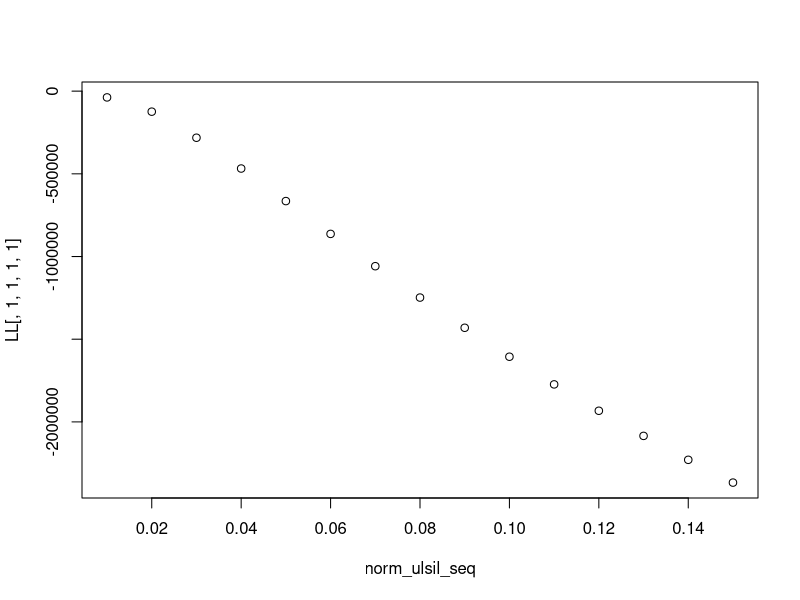
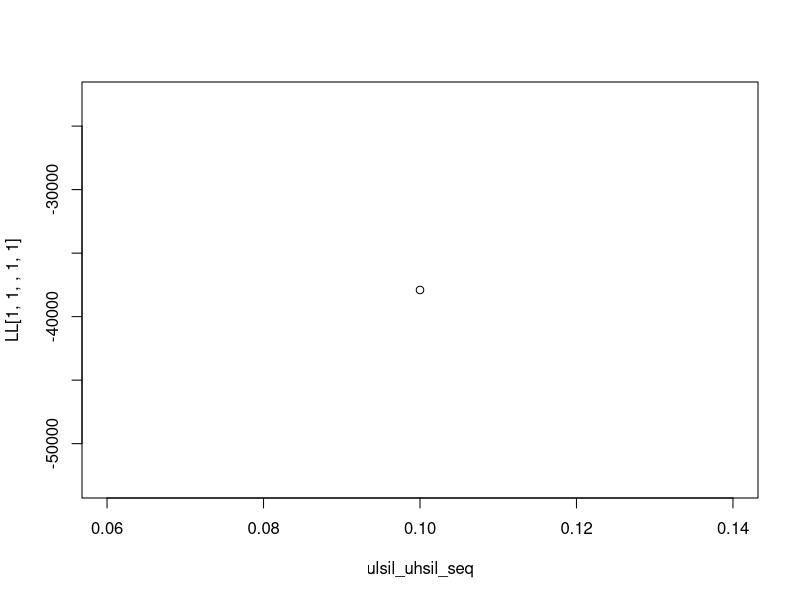

These figures' R source, in order:
### MARKOV MODEL HPV DRAFT
## Gwen Oliver
## Jan 23, 2021

### COMBINED MODEL ###

### Profile likelihood estimation

# Profile likelihood estimation function

profile <- function(norm_ulsil,ulsil_norm,ulsil_uhsil,uhsil_ulsil,uhsil_ucan){

  #### Starting parameters
  t = 1000
  N.states = 8
  #Pop_size = 154566548 #all women
  Pop_size = 44978865 # women 18-39
  
  #### Transition probabilities

  # aging into/out of cohort
  age_in <- 1/20
  age_out <- age_in

  # dying of unrelated cause
  die <- 0.01

  # undetected
  #norm_ulsil <- 0.1
  #ulsil_norm <- 0.5
  #ulsil_uhsil <- 0.18
  #uhsil_ulsil <- 0.2
  #uhsil_ucan <- 0.04

  # detected
  norm_dlsil <- norm_ulsil
  dlsil_norm <- ulsil_norm
  dlsil_dhsil <- ulsil_uhsil
  dhsil_dlsil <- 0.1
  dhsil_dcan <- 0.01
  dcan_dcandeath <- 0.1

  # treatment
  dhsil_norm <- 0.9*0.9
  dcan_norm <- 0.5*1

  # BRFSS rates!!
  # screening
  ulsil_dlsil <- 0.83/3
  uhsil_dhsil <- 0.83/3
  ucan_dcan <- 0.83/3

  # loss to follow up
  dlsil_uhsil <- 0.17/3
  dhsil_ucan <- 0.17/3


  # Starting number in each state
  
  # Create years label
  prefix = "Year"
  suffix = seq(1:t)
  years = paste(prefix, suffix, sep=" ")

  # Create empty array
  mat1 = matrix(NA, t, N.states, dimnames=list(years, c("Normal","Undet_LSIL","Det_LSIL","Undet_HSIL","Det_HSIL","Undet_Cancer","Det_Cancer","Cancer Death")))

  # Assign starting prevalence of each state
  prev1 = 0.8
  prev2 = 0.1
  prev3 = 0
  prev4 = 0.1
  prev5 = 0
  prev6 = 0
  prev7 = 0
  prev8 = 0

  # Assign starting states
  set.seed(123)
  mat1[1,] <- rmultinom(1, Pop_size, prob=c(prev1,prev2,prev3,prev4,prev5,prev6,prev7,prev8)) 

  # Run model
  for(i in 2:t){
    # Normal (1)
    mat1[i,1] <- (mat1[(i-1),1]) +  
      (Pop_size*age_in) +        # age in (need to adjust this)
      (mat1[(i-1),2])*ulsil_norm + # undetected LSIL regress to normal
      (mat1[(i-1),5])*dhsil_norm + # detected HSIL treated to normal
      (mat1[(i-1),7])*dcan_norm +  # detected cancer treated to normal
      (mat1[(i-1),3])*dlsil_norm - # detected LSIL regress to normal
      (mat1[(i-1),1])*norm_ulsil - # normal progress to undetected LSIL
      (mat1[(i-1),1])*norm_dlsil - # normal progress to detected LSIL
      (mat1[(i-1),1])*age_out -  # age out
      (mat1[(i-1),1])*die        # die (unrelated)
    # LSIL undetected (2)
    mat1[i,2] <- (mat1[(i-1),2]) + 
      # Age in (need to add this)
      (mat1[(i-1),1])*norm_ulsil +  # normal progress to undetected LSIL
      (mat1[(i-1),4])*uhsil_ulsil - # undetected HSIL regress to undetected LSIL
      (mat1[(i-1),2])*ulsil_norm -  # undetected LSIL regress to normal
      (mat1[(i-1),2])*ulsil_uhsil - # undetected LSIL progress to undetected HSIL
      (mat1[(i-1),2])*ulsil_dlsil - # undetected LSIL screened to detected LSIL
      (mat1[(i-1),2])*age_out -   # age out
      (mat1[(i-1),2])*die         # die (unrelated)
    # LSIL detected (3)
    mat1[i,3] <- (mat1[(i-1),3]) + 
      # Age in (need to add this)
      (mat1[(i-1),1])*norm_dlsil +  # normal progress to detected LSIL
      (mat1[(i-1),5])*dhsil_dlsil + # detected HSIL regress to detected LSIL
      (mat1[(i-1),2])*ulsil_dlsil - # undetected LSIL screened to detected LSIL
      (mat1[(i-1),3])*dlsil_norm -  # detected LSIL regress to normal
      (mat1[(i-1),3])*dlsil_dhsil - # detected LSIL progress to detected HSIL
      (mat1[(i-1),3])*dlsil_uhsil - # detected LSIL LTFU to undetected HSIL
      (mat1[(i-1),3])*age_out -   # age out
      (mat1[(i-1),3])*die         # die (unrelated)
  # HSIL undetected (4) 
    mat1[i,4] <- (mat1[(i-1),4]) + 
      (mat1[(i-1),2])*ulsil_uhsil + # undetected LSIL progress to undetected HSIL 
      (mat1[(i-1),3])*dlsil_uhsil - # detected LSIL progress to undetected HSIL
      (mat1[(i-1),4])*uhsil_ulsil - # undetected HSIL regress to undetected LSIL
      (mat1[(i-1),4])*uhsil_ucan -  # undetected HSIL progress to undetected cancer
      (mat1[(i-1),4])*uhsil_dhsil - # undetected HSIL screened to detected HSIL
      (mat1[(i-1),4])*age_out -   # age out
      (mat1[(i-1),4])*die         # die (unrelated)
    # HSIL detected (5)
    mat1[i,5] <- (mat1[(i-1),5]) + 
      (mat1[(i-1),3])*dlsil_dhsil + # detected LSIL progress to detected HSIL
      (mat1[(i-1),4])*uhsil_dhsil - # undetected HSIL screened to detected HSIL
      (mat1[(i-1),5])*dhsil_dlsil - # detected HSIL regress to detected LSIL
      (mat1[(i-1),5])*dhsil_ucan -  # detected HSIL LTFU to undetected cancer
      (mat1[(i-1),5])*dhsil_dcan -  # detected HSIL progress to detected cancer
      (mat1[(i-1),5])*dhsil_norm -  # detected HSIL treated to normal
      (mat1[(i-1),5])*age_out -   # age out
      (mat1[(i-1),5])*die         # die (unrelated)
    # Cancer undetected (6)
    mat1[i,6] <- (mat1[(i-1),6]) +
      (mat1[(i-1),4])*uhsil_ucan +  # undetected HSIL progress to undetected cancer
      (mat1[(i-1),5])*dhsil_ucan -  # detected HSIL progress to undetected cancer
      (mat1[(i-1),6])*ucan_dcan -   # undetected cancer screened to detected cancer
      (mat1[(i-1),6])*age_out -   # age out
      (mat1[(i-1),6])*die         # die (unrelated)
    # Cancer detected (7)
    mat1[i,7] <- (mat1[(i-1),7]) +
      (mat1[(i-1),5])*dhsil_dcan +     # detected HSIL progress to detected cancer
      (mat1[(i-1),6])*ucan_dcan -      # undetected cancer screened to detected cancer
      (mat1[(i-1),7])*dcan_dcandeath - # detected cancer progress to cancer death
      (mat1[(i-1),7])*dcan_norm -      # detected cancer treated to normal
      (mat1[(i-1),7])*age_out -      # age out
      (mat1[(i-1),7])*die            # die (unrelated)
    # Cancer deaths (8)
    mat1[i,8] <-
      (mat1[(i-1),7])*dcan_dcandeath # detected cancer progress to cancer death
  
  }

  mat1 <- round(mat1,0)
  
  # Vector of HSIL, cancer, and cancer death at steady state for iteration
  result <- c(mat1[1000,5],mat1[1000,7],mat1[1000,7])
  
  # Log likelihood of result vs predicted
  LL <- sum(dpois(result, c(216000,11778,3663), log=TRUE))
  
  output <- list("Results"=result, "LL"=LL)
  
  return(output)

}



################### Run function with many inputs #######################

# Inputs
#norm_ulsil_seq <- 0.1
ulsil_norm_seq <- 0.25
ulsil_uhsil_seq <- 0.1
uhsil_ulsil_seq <- 0.2
uhsil_ucan_seq <- 0.04

norm_ulsil_seq <- seq(0.01,0.15,0.01)
#ulsil_norm_seq <- seq(0.2,1,0.05)
#ulsil_uhsil_seq <- seq(0.05,0.2,0.05)
#uhsil_ulsil_seq <- seq(0.05,0.35,0.05) # This isn't working

# Empty vector for function output
LL <- array(NA, dim=c(length(norm_ulsil_seq),length(ulsil_norm_seq),length(ulsil_uhsil_seq),length(uhsil_ulsil_seq),length(uhsil_ucan_seq)))

Results <- array(NA, dim=c(3,length(norm_ulsil_seq),length(ulsil_norm_seq),length(ulsil_uhsil_seq),length(uhsil_ulsil_seq),length(uhsil_ucan_seq)))

# Time start
ptm <- proc.time()
# Run for loop
for(i in 1:length(norm_ulsil_seq)){
  for(j in 1:length(ulsil_norm_seq)){
    for(k in 1:length(ulsil_uhsil_seq)){
      for(l in 1:length(uhsil_ulsil_seq)){
        for(m in 1:length(uhsil_ucan_seq)){
            LL[i,j,k,l,l] <- profile(norm_ulsil=norm_ulsil_seq[i],ulsil_norm=ulsil_norm_seq[j],ulsil_uhsil=ulsil_uhsil_seq[k],uhsil_ulsil=uhsil_ulsil_seq[l],uhsil_ucan=uhsil_ucan_seq[m])$LL
            Results[,i,j,k,l,l] <- profile(norm_ulsil=norm_ulsil_seq[i],ulsil_norm=ulsil_norm_seq[j],ulsil_uhsil=ulsil_uhsil_seq[k],uhsil_ulsil=uhsil_ulsil_seq[l],uhsil_ucan=uhsil_ucan_seq[m])$Results
            
        }
      }
    }
  }
}
#Time end
proc.time() - ptm

# Plot results
plot(norm_ulsil_seq, LL[,1,1,1,1])
plot(ulsil_uhsil_seq, LL[1,1,,1,1])

